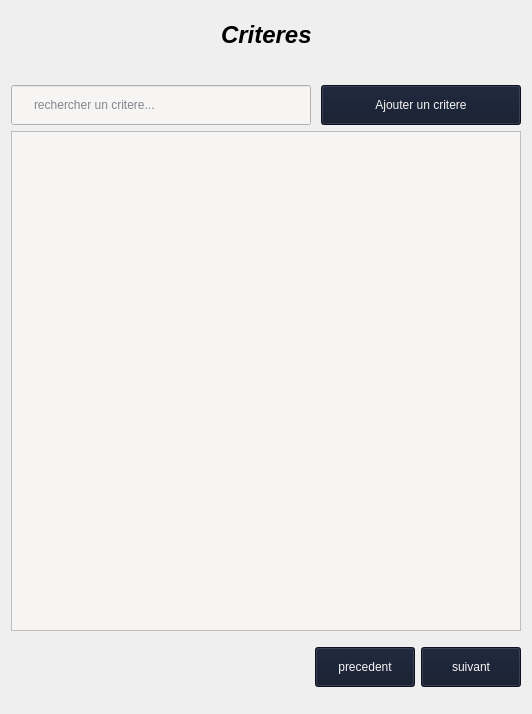
                     <widget class="QWidget" name="scrollAreaWidgetContents_4">
                      <property name="geometry">
                       <rect>
                        <x>0</x>
                        <y>0</y>
                        <width>532</width>
                        <height>714</height>
                       </rect>
                      </property>
                      <layout class="QVBoxLayout" name="verticalLayout_13">
                       <item>
                        <layout class="QHBoxLayout" name="horizontalLayout_32">
                         <property name="topMargin">
                          <number>10</number>
                         </property>
                         <property name="bottomMargin">
                          <number>30</number>
                         </property>
                         <item>
                          <spacer name="horizontalSpacer_19">
                           <property name="orientation">
                            <enum>Qt::Horizontal</enum>
                           </property>
                           <property name="sizeHint" stdset="0">
                            <size>
                             <width>40</width>
                             <height>20</height>
                            </size>
                           </property>
                          </spacer>
                         </item>
                         <item>
                          <widget class="QLabel" name="label_17">
                           <property name="font">
                            <font>
                             <pointsize>18</pointsize>
                             <weight>75</weight>
                             <italic>true</italic>
                             <bold>true</bold>
                            </font>
                           </property>
                           <property name="text">
                            <string>Criteres</string>
                           </property>
                          </widget>
                         </item>
                         <item>
                          <spacer name="horizontalSpacer_20">
                           <property name="orientation">
                            <enum>Qt::Horizontal</enum>
                           </property>
                           <property name="sizeHint" stdset="0">
                            <size>
                             <width>40</width>
                             <height>20</height>
                            </size>
                           </property>
                          </spacer>
                         </item>
                        </layout>
                       </item>
                       <item>
                        <layout class="QHBoxLayout" name="horizontalLayout_33">
                         <item>
                          <widget class="QLineEdit" name="lineEdit_3">
                           <property name="minimumSize">
                            <size>
                             <width>300</width>
                             <height>40</height>
                            </size>
                           </property>
                           <property name="maximumSize">
                            <size>
                             <width>300</width>
                             <height>40</height>
                            </size>
                           </property>
                           <property name="styleSheet">
                            <string notr="true">padding-left : 20;
background-color: rgb(246, 245, 244);
color: rgb(15, 23, 42);</string>
                           </property>
                           <property name="placeholderText">
                            <string>rechercher un critere...</string>
                           </property>
                          </widget>
                         </item>
                         <item>
                          <spacer name="horizontalSpacer_21">
                           <property name="orientation">
                            <enum>Qt::Horizontal</enum>
                           </property>
                           <property name="sizeHint" stdset="0">
                            <size>
                             <width>198</width>
                             <height>20</height>
                            </size>
                           </property>
                          </spacer>
                         </item>
                         <item>
                          <widget class="QPushButton" name="pushButton_18">
                           <property name="minimumSize">
                            <size>
                             <width>200</width>
                             <height>0</height>
                            </size>
                           </property>
                           <property name="maximumSize">
                            <size>
                             <width>16777215</width>
                             <height>40</height>
                            </size>
                           </property>
                           <property name="styleSheet">
                            <string notr="true">background-color: rgb(15, 23, 42);
color: rgb(246, 245, 244);</string>
                           </property>
                           <property name="text">
                            <string>Ajouter un critere</string>
                           </property>
                          </widget>
                         </item>
                        </layout>
                       </item>
                       <item>
                        <widget class="QWidget" name="widget_23" native="true">
                         <layout class="QHBoxLayout" name="horizontalLayout_34">
                          <property name="spacing">
                           <number>0</number>
                          </property>
                          <property name="leftMargin">
                           <number>0</number>
                          </property>
                          <property name="topMargin">
                           <number>0</number>
                          </property>
                          <property name="rightMargin">
                           <number>0</number>
                          </property>
                          <property name="bottomMargin">
                           <number>0</number>
                          </property>
                          <item>
                           <widget class="QTableView" name="tableView_3">
                            <property name="minimumSize">
                             <size>
                              <width>0</width>
                              <height>500</height>
                             </size>
                            </property>
                            <property name="maximumSize">
                             <size>
                              <width>16777215</width>
                              <height>500</height>
                             </size>
                            </property>
                            <property name="styleSheet">
                             <string notr="true">background-color: rgb(246, 245, 244);
color: rgb(15, 23, 42);</string>
                            </property>
                           </widget>
                          </item>
                         </layout>
                        </widget>
                       </item>
                       <item>
                        <widget class="QWidget" name="widget_24" native="true">
                         <property name="minimumSize">
                          <size>
                           <width>0</width>
                           <height>60</height>
                          </size>
                         </property>
                         <property name="maximumSize">
                          <size>
                           <width>16777215</width>
                           <height>60</height>
                          </size>
                         </property>
                         <layout class="QHBoxLayout" name="horizontalLayout_35">
                          <property name="leftMargin">
                           <number>0</number>
                          </property>
                          <property name="topMargin">
                           <number>0</number>
                          </property>
                          <property name="rightMargin">
                           <number>0</number>
                          </property>
                          <property name="bottomMargin">
                           <number>0</number>
                          </property>
                          <item>
                           <layout class="QHBoxLayout" name="horizontalLayout_36">
                            <item>
                             <spacer name="horizontalSpacer_22">
                              <property name="orientation">
                               <enum>Qt::Horizontal</enum>
                              </property>
                              <property name="sizeHint" stdset="0">
                               <size>
                                <width>40</width>
                                <height>20</height>
                               </size>
                              </property>
                             </spacer>
                            </item>
                            <item>
                             <widget class="QPushButton" name="pushButton_19">
                              <property name="minimumSize">
                               <size>
                                <width>100</width>
                                <height>40</height>
                               </size>
                              </property>
                              <property name="maximumSize">
                               <size>
                                <width>100</width>
                                <height>40</height>
                               </size>
                              </property>
                              <property name="styleSheet">
                               <string notr="true">background-color: rgb(15, 23, 42);
color: rgb(246, 245, 244);</string>
                              </property>
                              <property name="text">
                               <string>precedent</string>
                              </property>
                             </widget>
                            </item>
                            <item>
                             <widget class="QPushButton" name="pushButton_20">
                              <property name="minimumSize">
                               <size>
                                <width>100</width>
                                <height>40</height>
                               </size>
                              </property>
                              <property name="maximumSize">
                               <size>
                                <width>100</width>
                                <height>40</height>
                               </size>
                              </property>
                              <property name="styleSheet">
                               <string notr="true">background-color: rgb(15, 23, 42);
color: rgb(246, 245, 244);</string>
                              </property>
                              <property name="text">
                               <string>suivant</string>
                              </property>
                             </widget>
                            </item>
                           </layout>
                          </item>
                         </layout>
                        </widget>
                       </item>
                       <item>
                        <spacer name="verticalSpacer_5">
                         <property name="orientation">
                          <enum>Qt::Vertical</enum>
                         </property>
                         <property name="sizeHint" stdset="0">
                          <size>
                           <width>20</width>
                           <height>6</height>
                          </size>
                         </property>
                        </spacer>
                       </item>
                      </layout>
                     </widget>
